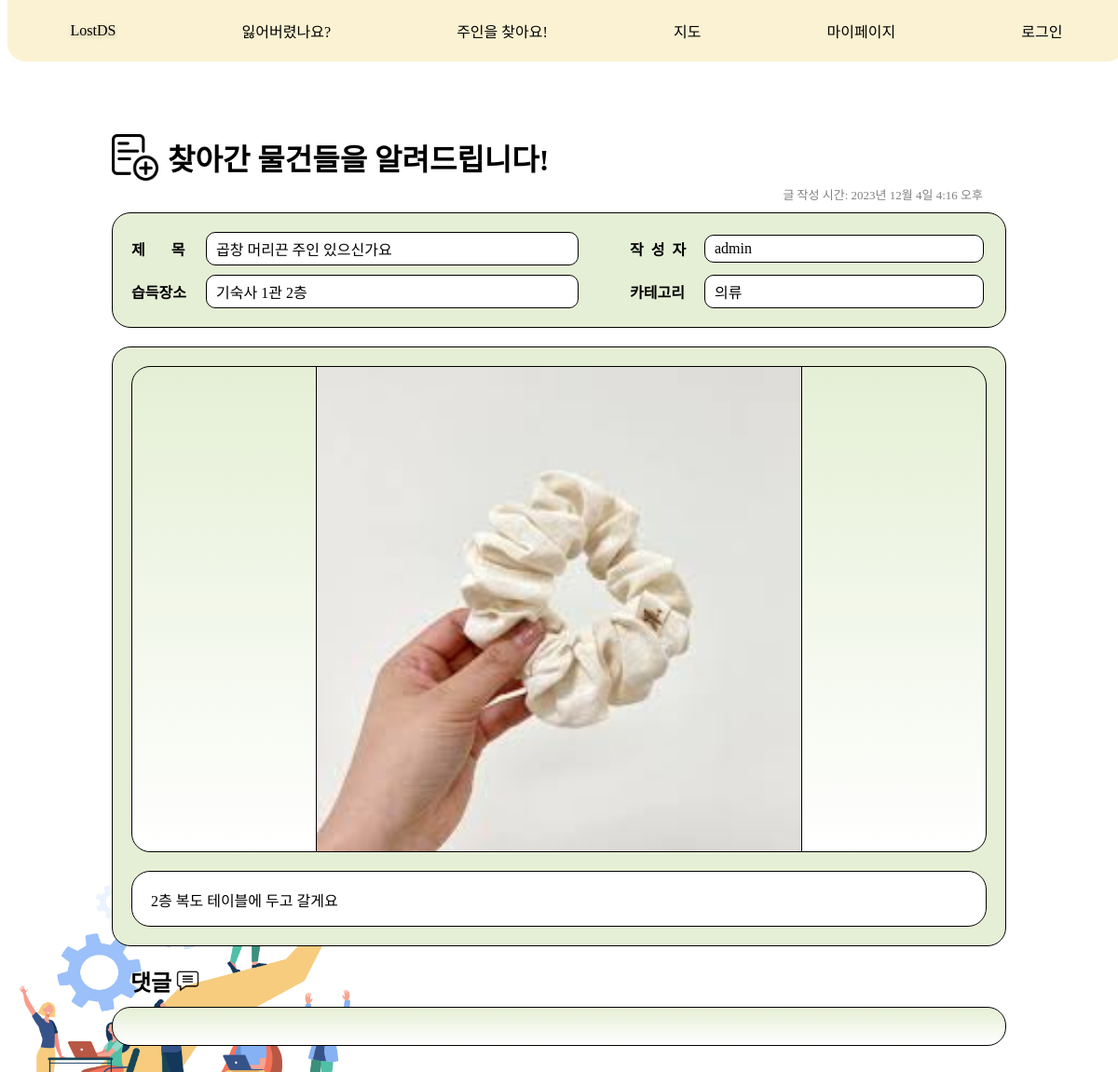
The app's page /message/complete_post/28/ with its own data.
### message/models.py (models this page shows, shortened)
class CompleteItem(models.Model):
    title = models.CharField(max_length=30)
    author = models.ForeignKey(settings.AUTH_USER_MODEL, null=True, on_delete=models.SET_NULL)
    place = models.CharField(max_length=15, null=True)
    created_at = models.DateTimeField()
    category = models.ForeignKey(Category, null=True, on_delete=models.SET_NULL)
    head_image = models.ImageField(upload_to='message/images/complete/%Y/%m/%d/', blank=True)
    content = models.TextField()
    def __str__(self):
        return f'{self.title}'

class Category(models.Model):
    name = models.CharField(max_length=10, unique=True)
    slug = models.SlugField(max_length=100, unique=True, allow_unicode=True)
    head_image = models.ImageField(upload_to='message/images/category/', blank=True)
    def __str__(self):
        return self.name
    class Meta:
        verbose_name_plural = 'Categories'

### user/models.py (models this page shows)
class CustomUser(AbstractUser):
    get_verification_token = models.CharField(max_length=64, blank=True, null=True)
    groups = models.ManyToManyField('auth.Group', related_name='custom_users')
    user_permissions = models.ManyToManyField('auth.Permission', related_name='custom_users')

### message/views.py (the view)
# urls.py: path('complete_post/<int:pk>/', views.completeDetail.as_view()),
class completeDetail(DetailView):
    model = CompleteItem
    template_name = 'message/completeItem_detail.html'
    context_object_name = 'item'
    def get_context_data(self, **kwargs):
        context = super(completeDetail, self).get_context_data()
        context['categories'] = Category.objects.all()
        return context

### message/templates/message/completeItem_detail.html (shortened to what this page needs)
{% extends 'message/base_html/base_detail.html' %}
{% load static %}
{% block main %}
<div class="main-title">
    <img class="main-title-image" src="/static/message/image/new_post_icon.png">
    <div class="main-title-font">
        찾아간 물건들을 알려드립니다!
    </div>
</div>
{% endblock %}
{% block content %}
<div class="comment-container">
</div>
{% endblock %}

### message/templates/message/base_html/base_detail.html (shortened to what this page needs)
<!DOCTYPE html>
{% load static %}
<html lang="ko">
<head>
    <link rel="stylesheet" href="{% static 'message/css/base_detail.css' %}" media="screen">
</head>
<body>
<div style="display: flex; flex-direction: column;">
    <navigation class="nav">
        <a href='/' class='main'>LostDS</a>
        <a href="/message/ask/" class='item'>잃어버렸나요?</a>
        <a href="/message/find/" class='item'>주인을 찾아요!</a>
        <a href='https://map.naver.com/p/search/%EB%8D%95%EC%84%B1%EC%97%AC%EC%9E%90%EB%8C%80%ED%95%99%EA%B5%90?c=15.00,0,0,0,dh'
           class='item'>지도</a>
        <a href="{% url 'mypage' %}" class='item'>마이페이지</a>
        {% if user.is_authenticated %}
        <a href="/login/logout/" class='item'>로그아웃</a>
        {% else %}
        <a href="{% url 'user:login' %}" class='item'>로그인</a>
        {% endif %}
    </navigation>
    <div class="container">
        {% block main %}
        {% endblock %}
        <div class="created_at create_at-font">
            글 작성 시간: {{ item.created_at }}
        </div>
        <div class="content-container">
            <div class="content-title-container">
                <div class="content-title-content">
                    <div class="content-title">
                        <div class="content-label-font">
                            제&nbsp;&nbsp;&nbsp;&nbsp;&nbsp;&nbsp;&nbsp;목
                        </div>
                        <div class="content-large-box">
                            {{ item.title }}
                        </div>
                    </div>
                    <div class="content-author">
                        <div class="content-label-font">
                            작&nbsp;&nbsp;성&nbsp;&nbsp;자
                        </div>
                        <div class="content-small-box">
                            {{ item.author }}
                        </div>
                    </div>
                </div>
                <div class="content-title-content">
                    <div class="content-place">
                        <div class="content-label-font">
                            습득장소
                        </div>
                        <div class="content-large-box">
                            {{ item.place }}
                        </div>
                    </div>
                    <div class="content-category">
                        <div class="content-label-font">
                            카테고리
                        </div>
                        <div class="content-small-box">
                            {{ item.category }}
                        </div>
                    </div>
                </div>
            </div>
            <div class="content-content">
                {% if item.head_image %}
                <div class="content-img-container">
                    <img class="content-image" src="{{ item.head_image.url }}" alt="{{ item }} head image">
                </div>
                {% endif %}
                <div class="content-content-text">
                    <p class="content-font">{{ item.content | linebreaks }}</p>
                </div>
            </div>
        </div>
        <div class="comment-title">
            <div class="comment-title-font">
                댓글
            </div>
            <img class="comment-title-image" src="/static/message/image/comment_icon.png">
        </div>
        {% block content %}
        {% endblock %}
    </div>
</div>
</body>
</html>

### message/static/message/css/base_detail.css (style rules this page uses)
body { font-family: 'EASTARJET-Medium'; background-image: url(/static/message/image/detail.jpg); background-position: left -20px bottom -10px; background-size: 450px 360px; background-attachment: fixed; background-repeat: no-repeat; }
.container { width: 960px; display: grid; margin: 136px auto 70px auto; }
.main-title { display: flex; align-items: center; }
.main-title-image { width: 50px; height: 50px; margin-right: 10px; }
.created_at { display: flex; justify-content: flex-end; margin: 5px 25px 0 0; }
.main { font-family: 'PuradakGentleGothicR'; font-size: 30; filter: drop-shadow(0px 2px 2px rgba(0, 0, 0, 0.221)); }
.nav { position: fixed; top: 0; width: 100%; height: 66px; border-radius: 0px 0px 20px 20px; display: flex; justify-content: space-around; align-items: center; background-color: #FAF2D2; }
.main, .item { text-decoration: none; color: #000000; transition: .2s; }
.content-container { max-width: 100%; margin: 10px 0; }
.content-title-container { display: flex; flex-direction: column; background-color: #E5EFD5; border: 1px solid black; border-radius: 20px; padding: 20px; margin-bottom: 20px; gap: 10px; }
.content-title-content { display: flex; align-items: center; gap: 10px; }
.content-title, .content-place { display: flex; align-items: center; margin-right: 45px; }
.content-author, .content-category { display: flex; align-items: center; }
.content-large-box { background-color: white; border: 1px solid black; width: 400px; box-sizing: border-box; padding: 5px 10px; border-radius: 10px; }
.content-small-box { background-color: white; border: 1px solid black; width: 300px; box-sizing: border-box; padding: 5px 10px; border-radius: 10px; }
.content-content { display: flex; flex-direction: column; gap: 20px; background-color: #E5EFD5; border: 1px solid black; border-radius: 20px; padding: 20px; }
.content-img-container { display: flex; justify-content: center; background: linear-gradient(to bottom, #E5EFD5, #ffffff); border: 1px solid black; border-radius: 20px; }
.content-image { width: 520px; border-left: 1px solid black; border-right: 1px solid black; }
.content-content-text { border: 1px solid black; border-radius: 20px; padding: 0px 20px; background-color: white; }
.comment-title { display: flex; align-items: center; margin: 10px 20px; }
.comment-title-image { width: 25px; height: 25px; margin-left: 5px; }
.comment-container { max-width: 100%; margin-bottom: 20px 0 70px 0; background: linear-gradient(to bottom, #E5EFD5, #ffffff); border: 1px solid black; border-radius: 20px; padding: 20px; }
.main-title-font { font-size: xx-large; font-weight: 900; }
.create_at-font { font-size: small; color: gray; }
.content-font { font-size: large; font-weight: 500; }
.comment-title-font { font-size: x-large; font-weight: bold; }
.content-label-font { font-size: medium; font-weight: 600; width: 80px; text-align: left; }

### records on screen
CompleteItem: created_at "2023년 12월 4일 4:16 오후", title "곱창 머리끈 주인 있으신가요", author "admin", place "기숙사 1관 2층", category "의류", head_image (picture), content "2층 복도 테이블에 두고 갈게요"
